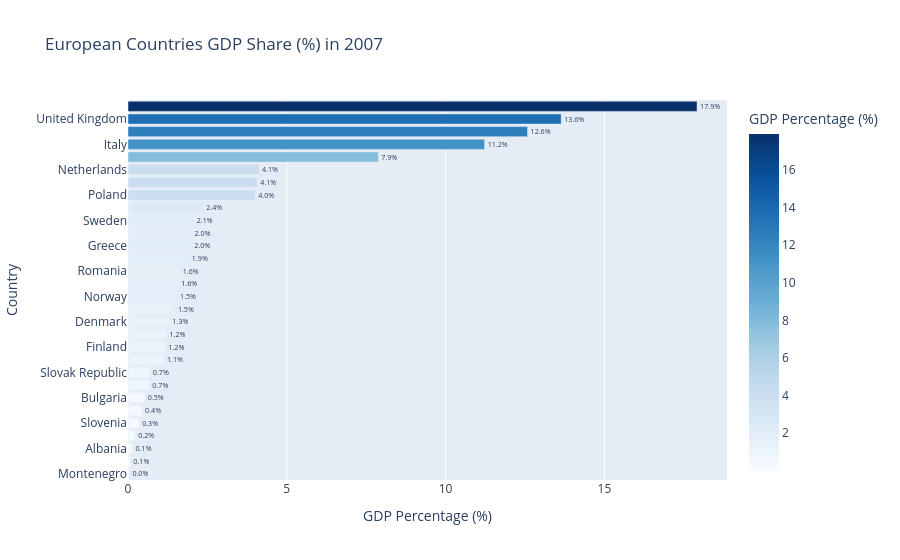
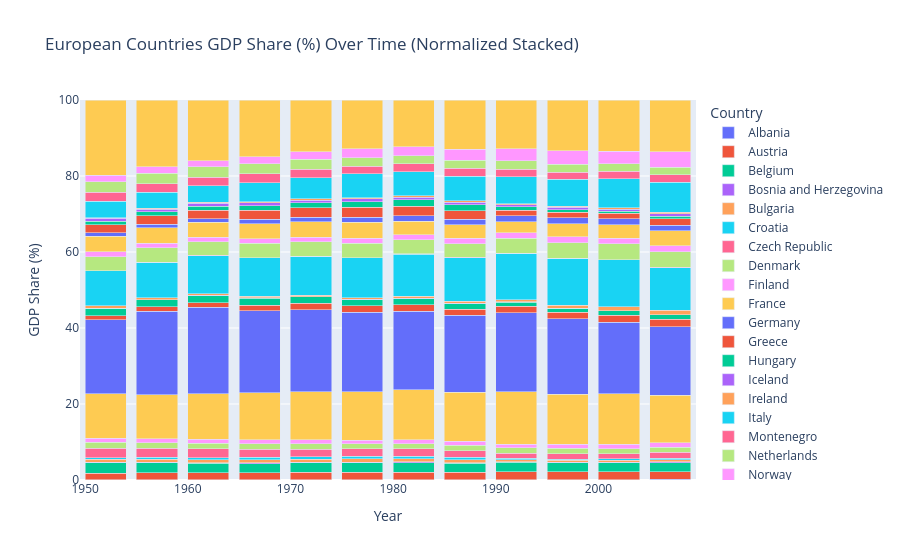

These figures' notebook cell, in order:
### Code cell
import plotly.express as px

# Load Gapminder dataset
df = px.data.gapminder()

# 1. Filter for European countries and calculate Total GDP
df_europe = df[df['continent'] == 'Europe'].copy()
df_europe['gdp'] = df_europe['gdpPercap'] * df_europe['pop']

# 2. Horizontal Bar Chart for 2007 (Percentage of Total European GDP)
df_2007 = df_europe[df_europe['year'] == 2007].copy()
df_2007['gdp_pct'] = (df_2007['gdp'] / df_2007['gdp'].sum()) * 100
df_2007 = df_2007.sort_values('gdp_pct', ascending=True)

fig_bar = px.bar(
    df_2007,
    x='gdp_pct',
    y='country',
    orientation='h',  # Horizontal orientation for clean country labels
    text=df_2007['gdp_pct'].apply(lambda x: f"{x:.1f}%"),  # Custom percentage text
    color='gdp_pct',
    color_continuous_scale='Blues',
    title='European Countries GDP Share (%) in 2007',
    labels={'gdp_pct': 'GDP Percentage (%)', 'country': 'Country'}
)
fig_bar.update_traces(textposition='outside')
fig_bar.show()

# 3. Stacked Bar Chart with Bar Norm (% Share across years)
fig_norm = px.bar(
    df_europe,
    x='year',
    y='gdp',
    color='country',
    barmode='stack',
    title='European Countries GDP Share (%) Over Time (Normalized Stacked)',
    labels={'gdp': 'GDP Share (%)', 'year': 'Year', 'country': 'Country'}
)
fig_norm.update_layout(barnorm='percent')  # Normalizes stack height to 100%
fig_norm.show()

### Figure 1 — Plotly figure (JSON) as saved in the notebook; plotly's stock layout.template omitted (floating-point values rounded to 4 significant figures)
{"data": [{"hovertemplate": "GDP Percentage (%)=%{marker.color}<br>Country=%{y}<br>text=%{text}<extra></extra>", "legendgroup": "", "marker": {"color": [0.04283, 0.07383, 0.1445, 0.2291, 0.3499, 0.444, 0.5286, 0.6714, 0.6877, 1.13, 1.176, 1.212, 1.304, 1.475, 1.544, 1.579, 1.627, 1.915, 1.993, 2.002, 2.067, 2.367, 4.007, 4.068, 4.121, 7.879, 11.23, 12.58, 13.64, 17.92], "coloraxis": "coloraxis", "pattern": {"shape": ""}}, "name": "", "orientation": "h", "showlegend": false, "text": ["0.0%", "0.1%", "0.1%", "0.2%", "0.3%", "0.4%", "0.5%", "0.7%", "0.7%", "1.1%", "1.2%", "1.2%", "1.3%", "1.5%", "1.5%", "1.6%", "1.6%", "1.9%", "2.0%", "2.0%", "2.1%", "2.4%", "4.0%", "4.1%", "4.1%", "7.9%", "11.2%", "12.6%", "13.6%", "17.9%"], "textposition": "outside", "type": "bar", "x": [0.04283, 0.07383, 0.1445, 0.2291, 0.3499, 0.444, 0.5286, 0.6714, 0.6877, 1.13, 1.176, 1.212, 1.304, 1.475, 1.544, 1.579, 1.627, 1.915, 1.993, 2.002, 2.067, 2.367, 4.007, 4.068, 4.121, 7.879, 11.23, 12.58, 13.64, 17.92], "xaxis": "x", "y": ["Montenegro", "Iceland", "Albania", "Bosnia and Herzegovina", "Slovenia", "Croatia", "Bulgaria", "Serbia", "Slovak Republic", "Ireland", "Finland", "Hungary", "Denmark", "Portugal", "Norway", "Czech Republic", "Romania", "Switzerland", "Greece", "Austria", "Sweden", "Belgium", "Poland", "Turkey", "Netherlands", "Spain", "Italy", "France", "United Kingdom", "Germany"], "yaxis": "y"}], "layout": {"barmode": "relative", "coloraxis": {"colorbar": {"title": {"text": "GDP Percentage (%)"}}, "colorscale": [[0, "rgb(247,251,255)"], [0.125, "rgb(222,235,247)"], [0.25, "rgb(198,219,239)"], [0.375, "rgb(158,202,225)"], [0.5, "rgb(107,174,214)"], [0.625, "rgb(66,146,198)"], [0.75, "rgb(33,113,181)"], [0.875, "rgb(8,81,156)"], [1, "rgb(8,48,107)"]]}, "legend": {"tracegroupgap": 0}, "title": {"text": "European Countries GDP Share (%) in 2007"}, "xaxis": {"anchor": "y", "domain": [0, 1], "title": {"text": "GDP Percentage (%)"}}, "yaxis": {"anchor": "x", "domain": [0, 1], "title": {"text": "Country"}}}}

### Figure 2 — Plotly figure (JSON) as saved in the notebook; plotly's stock layout.template omitted (floating-point values rounded to 4 significant figures)
{"data": [{"hovertemplate": "Country=Albania<br>Year=%{x}<br>GDP Share (%)=%{y}<extra></extra>", "legendgroup": "Albania", "marker": {"color": "#636efa", "pattern": {"shape": ""}}, "name": "Albania", "orientation": "v", "showlegend": true, "textposition": "auto", "type": "bar", "x": [1952, 1957, 1962, 1967, 1972, 1977, 1982, 1987, 1992, 1997, 2002, 2007], "xaxis": "x", "y": [2054000000.0, 2868000000.0, 3997000000.0, 5476000000.0, 7500000000.0, 8864000000.0, 10090000000.0, 11500000000.0, 8308000000.0, 10950000000.0, 16150000000.0, 21380000000.0], "yaxis": "y"}, {"hovertemplate": "Country=Austria<br>Year=%{x}<br>GDP Share (%)=%{y}<extra></extra>", "legendgroup": "Austria", "marker": {"color": "#EF553B", "pattern": {"shape": ""}}, "name": "Austria", "orientation": "v", "showlegend": true, "textposition": "auto", "type": "bar", "x": [1952, 1957, 1962, 1967, 1972, 1977, 1982, 1987, 1992, 1997, 2002, 2007], "xaxis": "x", "y": [42520000000.0, 61600000000.0, 76650000000.0, 94680000000.0, 125700000000.0, 149500000000.0, 163600000000.0, 179500000000.0, 214000000000.0, 234800000000.0, 264100000000.0, 296200000000.0], "yaxis": "y"}, {"hovertemplate": "Country=Belgium<br>Year=%{x}<br>GDP Share (%)=%{y}<extra></extra>", "legendgroup": "Belgium", "marker": {"color": "#00cc96", "pattern": {"shape": ""}}, "name": "Belgium", "orientation": "v", "showlegend": true, "textposition": "auto", "type": "bar", "x": [1952, 1957, 1962, 1967, 1972, 1977, 1982, 1987, 1992, 1997, 2002, 2007], "xaxis": "x", "y": [72840000000.0, 87330000000.0, 101300000000.0, 125700000000.0, 161900000000.0, 187800000000.0, 206800000000.0, 222300000000.0, 256900000000.0, 281100000000.0, 314400000000.0, 350100000000.0], "yaxis": "y"}, {"hovertemplate": "Country=Bosnia and Herzegovina<br>Year=%{x}<br>GDP Share (%)=%{y}<extra></extra>", "legendgroup": "Bosnia and Herzegovina", "marker": {"color": "#ab63fa", "pattern": {"shape": ""}}, "name": "Bosnia and Herzegovina", "orientation": "v", "showlegend": true, "textposition": "auto", "type": "bar", "x": [1952, 1957, 1962, 1967, 1972, 1977, 1982, 1987, 1992, 1997, 2002, 2007], "xaxis": "x", "y": [2717000000.0, 4165000000.0, 5726000000.0, 7788000000.0, 10920000000.0, 14420000000.0, 17220000000.0, 18720000000.0, 10840000000.0, 17190000000.0, 25070000000.0, 33900000000.0], "yaxis": "y"}, {"hovertemplate": "Country=Bulgaria<br>Year=%{x}<br>GDP Share (%)=%{y}<extra></extra>", "legendgroup": "Bulgaria", "marker": {"color": "#FFA15A", "pattern": {"shape": ""}}, "name": "Bulgaria", "orientation": "v", "showlegend": true, "textposition": "auto", "type": "bar", "x": [1952, 1957, 1962, 1967, 1972, 1977, 1982, 1987, 1992, 1997, 2002, 2007], "xaxis": "x", "y": [17780000000.0, 23020000000.0, 34090000000.0, 46350000000.0, 56580000000.0, 66970000000.0, 73130000000.0, 73930000000.0, 54570000000.0, 48160000000.0, 58970000000.0, 78210000000.0], "yaxis": "y"}, {"hovertemplate": "Country=Croatia<br>Year=%{x}<br>GDP Share (%)=%{y}<extra></extra>", "legendgroup": "Croatia", "marker": {"color": "#19d3f3", "pattern": {"shape": ""}}, "name": "Croatia", "orientation": "v", "showlegend": true, "textposition": "auto", "type": "bar", "x": [1952, 1957, 1962, 1967, 1972, 1977, 1982, 1987, 1992, 1997, 2002, 2007], "xaxis": "x", "y": [12110000000.0, 17310000000.0, 22330000000.0, 29050000000.0, 38720000000.0, 48820000000.0, 58350000000.0, 61980000000.0, 37960000000.0, 43890000000.0, 52110000000.0, 65690000000.0], "yaxis": "y"}, {"hovertemplate": "Country=Czech Republic<br>Year=%{x}<br>GDP Share (%)=%{y}<extra></extra>", "legendgroup": "Czech Republic", "marker": {"color": "#FF6692", "pattern": {"shape": ""}}, "name": "Czech Republic", "orientation": "v", "showlegend": true, "textposition": "auto", "type": "bar", "x": [1952, 1957, 1962, 1967, 1972, 1977, 1982, 1987, 1992, 1997, 2002, 2007], "xaxis": "x", "y": [62750000000.0, 78550000000.0, 97520000000.0, 112100000000.0, 129300000000.0, 150400000000.0, 158400000000.0, 168200000000.0, 147500000000.0, 165300000000.0, 180500000000.0, 233600000000.0], "yaxis": "y"}, {"hovertemplate": "Country=Denmark<br>Year=%{x}<br>GDP Share (%)=%{y}<extra></extra>", "legendgroup": "Denmark", "marker": {"color": "#B6E880", "pattern": {"shape": ""}}, "name": "Denmark", "orientation": "v", "showlegend": true, "textposition": "auto", "type": "bar", "x": [1952, 1957, 1962, 1967, 1972, 1977, 1982, 1987, 1992, 1997, 2002, 2007], "xaxis": "x", "y": [42010000000.0, 49810000000.0, 63120000000.0, 77120000000.0, 94170000000.0, 103900000000.0, 111000000000.0, 128800000000.0, 136600000000.0, 157500000000.0, 172900000000.0, 192900000000.0], "yaxis": "y"}, {"hovertemplate": "Country=Finland<br>Year=%{x}<br>GDP Share (%)=%{y}<extra></extra>", "legendgroup": "Finland", "marker": {"color": "#FF97FF", "pattern": {"shape": ""}}, "name": "Finland", "orientation": "v", "showlegend": true, "textposition": "auto", "type": "bar", "x": [1952, 1957, 1962, 1967, 1972, 1977, 1982, 1987, 1992, 1997, 2002, 2007], "xaxis": "x", "y": [26280000000.0, 32630000000.0, 42090000000.0, 50300000000.0, 66620000000.0, 73950000000.0, 89460000000.0, 104300000000.0, 104100000000.0, 121800000000.0, 146500000000.0, 174000000000.0], "yaxis": "y"}, {"hovertemplate": "Country=France<br>Year=%{x}<br>GDP Share (%)=%{y}<extra></extra>", "legendgroup": "France", "marker": {"color": "#FECB52", "pattern": {"shape": ""}}, "name": "France", "orientation": "v", "showlegend": true, "textposition": "auto", "type": "bar", "x": [1952, 1957, 1962, 1967, 1972, 1977, 1982, 1987, 1992, 1997, 2002, 2007], "xaxis": "x", "y": [298500000000.0, 383900000000.0, 497700000000.0, 644400000000.0, 833300000000.0, 972500000000.0, 1105000000000.0, 1228000000000.0, 1417000000000.0, 1518000000000.0, 1733000000000.0, 1861000000000.0], "yaxis": "y"}, {"hovertemplate": "Country=Germany<br>Year=%{x}<br>GDP Share (%)=%{y}<extra></extra>", "legendgroup": "Germany", "marker": {"color": "#636efa", "pattern": {"shape": ""}}, "name": "Germany", "orientation": "v", "showlegend": true, "textposition": "auto", "type": "bar", "x": [1952, 1957, 1962, 1967, 1972, 1977, 1982, 1987, 1992, 1997, 2002, 2007], "xaxis": "x", "y": [494000000000.0, 723500000000.0, 951400000000.0, 1126000000000.0, 1418000000000.0, 1603000000000.0, 1726000000000.0, 1915000000000.0, 2136000000000.0, 2279000000000.0, 2473000000000.0, 2651000000000.0], "yaxis": "y"}, {"hovertemplate": "Country=Greece<br>Year=%{x}<br>GDP Share (%)=%{y}<extra></extra>", "legendgroup": "Greece", "marker": {"color": "#EF553B", "pattern": {"shape": ""}}, "name": "Greece", "orientation": "v", "showlegend": true, "textposition": "auto", "type": "bar", "x": [1952, 1957, 1962, 1967, 1972, 1977, 1982, 1987, 1992, 1997, 2002, 2007], "xaxis": "x", "y": [27300000000.0, 39800000000.0, 50830000000.0, 74200000000.0, 113100000000.0, 132100000000.0, 149400000000.0, 160800000000.0, 181100000000.0, 196900000000.0, 238700000000.0, 294800000000.0], "yaxis": "y"}, {"hovertemplate": "Country=Hungary<br>Year=%{x}<br>GDP Share (%)=%{y}<extra></extra>", "legendgroup": "Hungary", "marker": {"color": "#00cc96", "pattern": {"shape": ""}}, "name": "Hungary", "orientation": "v", "showlegend": true, "textposition": "auto", "type": "bar", "x": [1952, 1957, 1962, 1967, 1972, 1977, 1982, 1987, 1992, 1997, 2002, 2007], "xaxis": "x", "y": [50030000000.0, 59430000000.0, 75980000000.0, 95350000000.0, 105700000000.0, 124200000000.0, 134300000000.0, 137800000000.0, 109000000000.0, 120000000000.0, 149700000000.0, 179300000000.0], "yaxis": "y"}, {"hovertemplate": "Country=Iceland<br>Year=%{x}<br>GDP Share (%)=%{y}<extra></extra>", "legendgroup": "Iceland", "marker": {"color": "#ab63fa", "pattern": {"shape": ""}}, "name": "Iceland", "orientation": "v", "showlegend": true, "textposition": "auto", "type": "bar", "x": [1952, 1957, 1962, 1967, 1972, 1977, 1982, 1987, 1992, 1997, 2002, 2007], "xaxis": "x", "y": [1075000000.0, 1526000000.0, 1884000000.0, 2646000000.0, 3306000000.0, 4360000000.0, 5445000000.0, 6587000000.0, 6513000000.0, 7610000000.0, 8976000000.0, 10920000000.0], "yaxis": "y"}, {"hovertemplate": "Country=Ireland<br>Year=%{x}<br>GDP Share (%)=%{y}<extra></extra>", "legendgroup": "Ireland", "marker": {"color": "#FFA15A", "pattern": {"shape": ""}}, "name": "Ireland", "orientation": "v", "showlegend": true, "textposition": "auto", "type": "bar", "x": [1952, 1957, 1962, 1967, 1972, 1977, 1982, 1987, 1992, 1997, 2002, 2007], "xaxis": "x", "y": [15380000000.0, 16120000000.0, 18770000000.0, 22200000000.0, 28820000000.0, 36480000000.0, 43910000000.0, 49110000000.0, 62470000000.0, 89930000000.0, 132200000000.0, 167100000000.0], "yaxis": "y"}, {"hovertemplate": "Country=Italy<br>Year=%{x}<br>GDP Share (%)=%{y}<extra></extra>", "legendgroup": "Italy", "marker": {"color": "#19d3f3", "pattern": {"shape": ""}}, "name": "Italy", "orientation": "v", "showlegend": true, "textposition": "auto", "type": "bar", "x": [1952, 1957, 1962, 1967, 1972, 1977, 1982, 1987, 1992, 1997, 2002, 2007], "xaxis": "x", "y": [235100000000.0, 307300000000.0, 419100000000.0, 527900000000.0, 667000000000.0, 799200000000.0, 935000000000.0, 1090000000000.0, 1251000000000.0, 1418000000000.0, 1620000000000.0, 1661000000000.0], "yaxis": "y"}, {"hovertemplate": "Country=Montenegro<br>Year=%{x}<br>GDP Share (%)=%{y}<extra></extra>", "legendgroup": "Montenegro", "marker": {"color": "#FF6692", "pattern": {"shape": ""}}, "name": "Montenegro", "orientation": "v", "showlegend": true, "textposition": "auto", "type": "bar", "x": [1952, 1957, 1962, 1967, 1972, 1977, 1982, 1987, 1992, 1997, 2002, 2007], "xaxis": "x", "y": [1096000000.0, 1631000000.0, 2206000000.0, 2960000000.0, 4104000000.0, 5374000000.0, 6313000000.0, 6681000000.0, 4353000000.0, 4478000000.0, 4723000000.0, 6336000000.0], "yaxis": "y"}, {"hovertemplate": "Country=Netherlands<br>Year=%{x}<br>GDP Share (%)=%{y}<extra></extra>", "legendgroup": "Netherlands", "marker": {"color": "#B6E880", "pattern": {"shape": ""}}, "name": "Netherlands", "orientation": "v", "showlegend": true, "textposition": "auto", "type": "bar", "x": [1952, 1957, 1962, 1967, 1972, 1977, 1982, 1987, 1992, 1997, 2002, 2007], "xaxis": "x", "y": [92830000000.0, 124300000000.0, 151000000000.0, 193500000000.0, 250500000000.0, 293800000000.0, 306200000000.0, 346900000000.0, 406500000000.0, 472000000000.0, 543700000000.0, 609800000000.0], "yaxis": "y"}, {"hovertemplate": "Country=Norway<br>Year=%{x}<br>GDP Share (%)=%{y}<extra></extra>", "legendgroup": "Norway", "marker": {"color": "#FF97FF", "pattern": {"shape": ""}}, "name": "Norway", "orientation": "v", "showlegend": true, "textposition": "auto", "type": "bar", "x": [1952, 1957, 1962, 1967, 1972, 1977, 1982, 1987, 1992, 1997, 2002, 2007], "xaxis": "x", "y": [33590000000.0, 40690000000.0, 48940000000.0, 61950000000.0, 74590000000.0, 94250000000.0, 108200000000.0, 132000000000.0, 145600000000.0, 181900000000.0, 202700000000.0, 228400000000.0], "yaxis": "y"}, {"hovertemplate": "Country=Poland<br>Year=%{x}<br>GDP Share (%)=%{y}<extra></extra>", "legendgroup": "Poland", "marker": {"color": "#FECB52", "pattern": {"shape": ""}}, "name": "Poland", "orientation": "v", "showlegend": true, "textposition": "auto", "type": "bar", "x": [1952, 1957, 1962, 1967, 1972, 1977, 1982, 1987, 1992, 1997, 2002, 2007], "xaxis": "x", "y": [103700000000.0, 133700000000.0, 161900000000.0, 208400000000.0, 264500000000.0, 329200000000.0, 306200000000.0, 342800000000.0, 296900000000.0, 392700000000.0, 463600000000.0, 592800000000.0], "yaxis": "y"}, {"hovertemplate": "Country=Portugal<br>Year=%{x}<br>GDP Share (%)=%{y}<extra></extra>", "legendgroup": "Portugal", "marker": {"color": "#636efa", "pattern": {"shape": ""}}, "name": "Portugal", "orientation": "v", "showlegend": true, "textposition": "auto", "type": "bar", "x": [1952, 1957, 1962, 1967, 1972, 1977, 1982, 1987, 1992, 1997, 2002, 2007], "xaxis": "x", "y": [26160000000.0, 33280000000.0, 42650000000.0, 57910000000.0, 80930000000.0, 98290000000.0, 115900000000.0, 129300000000.0, 160900000000.0, 179200000000.0, 208400000000.0, 218300000000.0], "yaxis": "y"}, {"hovertemplate": "Country=Romania<br>Year=%{x}<br>GDP Share (%)=%{y}<extra></extra>", "legendgroup": "Romania", "marker": {"color": "#EF553B", "pattern": {"shape": ""}}, "name": "Romania", "orientation": "v", "showlegend": true, "textposition": "auto", "type": "bar", "x": [1952, 1957, 1962, 1967, 1972, 1977, 1982, 1987, 1992, 1997, 2002, 2007], "xaxis": "x", "y": [52290000000.0, 70310000000.0, 88450000000.0, 124800000000.0, 165500000000.0, 202600000000.0, 214700000000.0, 220000000000.0, 150400000000.0, 165800000000.0, 176700000000.0, 240800000000.0], "yaxis": "y"}, {"hovertemplate": "Country=Serbia<br>Year=%{x}<br>GDP Share (%)=%{y}<extra></extra>", "legendgroup": "Serbia", "marker": {"color": "#00cc96", "pattern": {"shape": ""}}, "name": "Serbia", "orientation": "v", "showlegend": true, "textposition": "auto", "type": "bar", "x": [1952, 1957, 1962, 1967, 1972, 1977, 1982, 1987, 1992, 1997, 2002, 2007], "xaxis": "x", "y": [24570000000.0, 36220000000.0, 47900000000.0, 63700000000.0, 87470000000.0, 112800000000.0, 137100000000.0, 146500000000.0, 91630000000.0, 81810000000.0, 73170000000.0, 99340000000.0], "yaxis": "y"}, {"hovertemplate": "Country=Slovak Republic<br>Year=%{x}<br>GDP Share (%)=%{y}<extra></extra>", "legendgroup": "Slovak Republic", "marker": {"color": "#ab63fa", "pattern": {"shape": ""}}, "name": "Slovak Republic", "orientation": "v", "showlegend": true, "textposition": "auto", "type": "bar", "x": [1952, 1957, 1962, 1967, 1972, 1977, 1982, 1987, 1992, 1997, 2002, 2007], "xaxis": "x", "y": [18060000000.0, 23420000000.0, 31700000000.0, 37370000000.0, 44440000000.0, 52730000000.0, 57290000000.0, 62590000000.0, 50370000000.0, 65280000000.0, 73790000000.0, 101800000000.0], "yaxis": "y"}, {"hovertemplate": "Country=Slovenia<br>Year=%{x}<br>GDP Share (%)=%{y}<extra></extra>", "legendgroup": "Slovenia", "marker": {"color": "#FFA15A", "pattern": {"shape": ""}}, "name": "Slovenia", "orientation": "v", "showlegend": true, "textposition": "auto", "type": "bar", "x": [1952, 1957, 1962, 1967, 1972, 1977, 1982, 1987, 1992, 1997, 2002, 2007], "xaxis": "x", "y": [6278000000.0, 8987000000.0, 11720000000.0, 15490000000.0, 20980000000.0, 26690000000.0, 33250000000.0, 36350000000.0, 28420000000.0, 34520000000.0, 41560000000.0, 51770000000.0], "yaxis": "y"}, {"hovertemplate": "Country=Spain<br>Year=%{x}<br>GDP Share (%)=%{y}<extra></extra>", "legendgroup": "Spain", "marker": {"color": "#19d3f3", "pattern": {"shape": ""}}, "name": "Spain", "orientation": "v", "showlegend": true, "textposition": "auto", "type": "bar", "x": [1952, 1957, 1962, 1967, 1972, 1977, 1982, 1987, 1992, 1997, 2002, 2007], "xaxis": "x", "y": [109500000000.0, 136200000000.0, 177400000000.0, 262600000000.0, 367200000000.0, 482300000000.0, 529000000000.0, 613000000000.0, 735700000000.0, 814900000000.0, 997200000000.0, 1166000000000.0], "yaxis": "y"}, {"hovertemplate": "Country=Sweden<br>Year=%{x}<br>GDP Share (%)=%{y}<extra></extra>", "legendgroup": "Sweden", "marker": {"color": "#FF6692", "pattern": {"shape": ""}}, "name": "Sweden", "orientation": "v", "showlegend": true, "textposition": "auto", "type": "bar", "x": [1952, 1957, 1962, 1967, 1972, 1977, 1982, 1987, 1992, 1997, 2002, 2007], "xaxis": "x", "y": [60760000000.0, 72990000000.0, 93230000000.0, 120100000000.0, 144800000000.0, 155600000000.0, 172100000000.0, 198600000000.0, 208200000000.0, 224800000000.0, 262700000000.0, 305800000000.0], "yaxis": "y"}, {"hovertemplate": "Country=Switzerland<br>Year=%{x}<br>GDP Share (%)=%{y}<extra></extra>", "legendgroup": "Switzerland", "marker": {"color": "#B6E880", "pattern": {"shape": ""}}, "name": "Switzerland", "orientation": "v", "showlegend": true, "textposition": "auto", "type": "bar", "x": [1952, 1957, 1962, 1967, 1972, 1977, 1982, 1987, 1992, 1997, 2002, 2007], "xaxis": "x", "y": [70950000000.0, 91800000000.0, 115800000000.0, 139200000000.0, 174100000000.0, 170400000000.0, 183700000000.0, 201400000000.0, 223000000000.0, 231200000000.0, 253800000000.0, 283300000000.0], "yaxis": "y"}, {"hovertemplate": "Country=Turkey<br>Year=%{x}<br>GDP Share (%)=%{y}<extra></extra>", "legendgroup": "Turkey", "marker": {"color": "#FF97FF", "pattern": {"shape": ""}}, "name": "Turkey", "orientation": "v", "showlegend": true, "textposition": "auto", "type": "bar", "x": [1952, 1957, 1962, 1967, 1972, 1977, 1982, 1987, 1992, 1997, 2002, 2007], "xaxis": "x", "y": [43780000000.0, 56960000000.0, 69200000000.0, 94430000000.0, 129400000000.0, 181000000000.0, 200700000000.0, 269100000000.0, 330400000000.0, 416200000000.0, 438100000000.0, 601900000000.0], "yaxis": "y"}, {"hovertemplate": "Country=United Kingdom<br>Year=%{x}<br>GDP Share (%)=%{y}<extra></extra>", "legendgroup": "United Kingdom", "marker": {"color": "#FECB52", "pattern": {"shape": ""}}, "name": "United Kingdom", "orientation": "v", "showlegend": true, "textposition": "auto", "type": "bar", "x": [1952, 1957, 1962, 1967, 1972, 1977, 1982, 1987, 1992, 1997, 2002, 2007], "xaxis": "x", "y": [503300000000.0, 580300000000.0, 664900000000.0, 777300000000.0, 891400000000.0, 979100000000.0, 1027000000000.0, 1234000000000.0, 1314000000000.0, 1533000000000.0, 1766000000000.0, 2018000000000.0], "yaxis": "y"}], "layout": {"barmode": "stack", "barnorm": "percent", "legend": {"title": {"text": "Country"}, "tracegroupgap": 0}, "title": {"text": "European Countries GDP Share (%) Over Time (Normalized Stacked)"}, "xaxis": {"anchor": "y", "domain": [0, 1], "title": {"text": "Year"}}, "yaxis": {"anchor": "x", "domain": [0, 1], "title": {"text": "GDP Share (%)"}}}}
